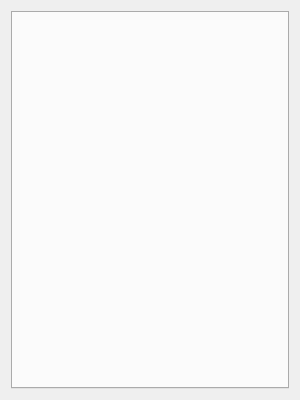
<?xml version="1.0" encoding="UTF-8"?>
<ui version="4.0">
 <class>ChatBox</class>
 <widget class="QDialog" name="ChatBox">
  <property name="geometry">
   <rect>
    <x>0</x>
    <y>0</y>
    <width>300</width>
    <height>400</height>
   </rect>
  </property>
  <property name="windowTitle">
   <string>Direct Chat</string>
  </property>
  <property name="windowIcon">
   <iconset resource="../dchat.qrc">
    <normaloff>:/dchatlogo.png</normaloff>:/dchatlogo.png</iconset>
  </property>
  <layout class="QGridLayout" name="gridLayout">
   <item row="0" column="0">
    <widget class="QTabWidget" name="tabWidget"/>
   </item>
  </layout>
 </widget>
 <resources>
  <include location="../dchat.qrc"/>
 </resources>
 <connections/>
</ui>
